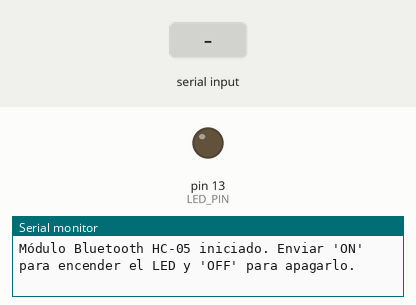
Bench run of a sketch on a simulated Arduino Uno, built with avr-gcc and run on an emulated ATmega328P. On the bench: output pins drawn as LEDs (lit = HIGH), the last lines printed to the serial monitor. The test bench sets the inputs (shaded band).

Above: at 1.2 s.
1.3 s: "ON\n" received over the second serial link
At 2.5 s:
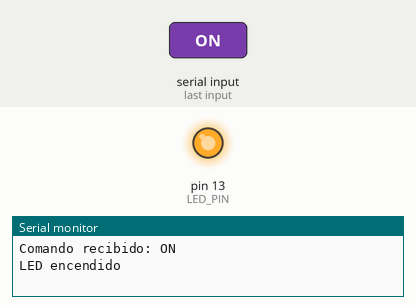
2.8 s: "OFF\n" received over the second serial link
At 3.8 s:
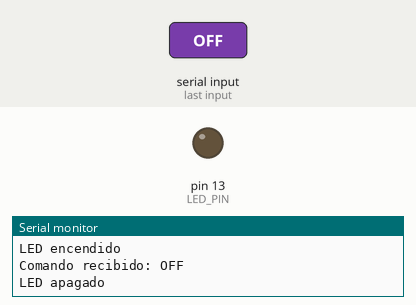
Timing chart, 0 to 5.8 s (numbered marks = the images above; inputs shaded):
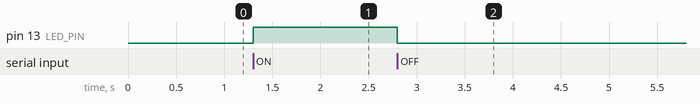

The sketch:

dh22.ino
```cpp
#include <SoftwareSerial.h>

// Definir los pines para SoftwareSerial
#define RX_PIN 10
#define TX_PIN 11

// Crear un objeto SoftwareSerial
SoftwareSerial Bluetooth(RX_PIN, TX_PIN);

// Definir el pin del LED integrado
#define LED_PIN 13

void setup() {
  // Iniciar la comunicación serie para el monitor serie
  Serial.begin(9600);
  // Iniciar la comunicación serie para Bluetooth
  Bluetooth.begin(9600);

  // Configurar el pin del LED como salida
  pinMode(LED_PIN, OUTPUT);
  // Apagar el LED inicialmente
  digitalWrite(LED_PIN, LOW);

  // Mensaje de inicio
  Serial.println("Módulo Bluetooth HC-05 iniciado. Enviar 'ON' para encender el LED y 'OFF' para apagarlo.");
}

void loop() {
  // Comprobar si hay datos disponibles desde Bluetooth
  if (Bluetooth.available()) {
    String command = Bluetooth.readStringUntil('\n');
    command.trim(); // Eliminar espacios en blanco

    // Mostrar el comando recibido en el monitor serie
    Serial.println("Comando recibido: " + command);

    // Comprobar el comando y actuar en consecuencia
    if (command == "ON") {
      digitalWrite(LED_PIN, HIGH);
      Serial.println("LED encendido");
      Bluetooth.println("LED encendido");
    } else if (command == "OFF") {
      digitalWrite(LED_PIN, LOW);
      Serial.println("LED apagado");
      Bluetooth.println("LED apagado");
    } else {
      Serial.println("Comando no reconocido");
      Bluetooth.println("Comando no reconocido");
    }
  }
}
```

Measured:
- after the input at 1.3 s, pin 13 (LED_PIN): LOW → HIGH at once
- after the input at 2.8 s, pin 13 (LED_PIN): HIGH → LOW at once
